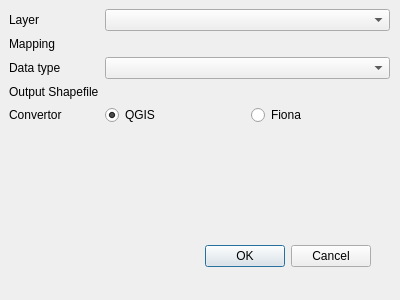
<?xml version="1.0" encoding="UTF-8"?>
<ui version="4.0">
 <class>FiberPlanITConvertDialogBase</class>
 <widget class="QDialog" name="FiberPlanITConvertDialogBase">
  <property name="geometry">
   <rect>
    <x>0</x>
    <y>0</y>
    <width>400</width>
    <height>300</height>
   </rect>
  </property>
  <property name="windowTitle">
   <string>fiberplanitconvert</string>
  </property>
  <widget class="QDialogButtonBox" name="button_box">
   <property name="geometry">
    <rect>
     <x>30</x>
     <y>240</y>
     <width>341</width>
     <height>32</height>
    </rect>
   </property>
   <property name="orientation">
    <enum>Qt::Horizontal</enum>
   </property>
   <property name="standardButtons">
    <set>QDialogButtonBox::Cancel|QDialogButtonBox::Ok</set>
   </property>
  </widget>
  <widget class="QWidget" name="formLayoutWidget">
   <property name="geometry">
    <rect>
     <x>9</x>
     <y>9</y>
     <width>381</width>
     <height>221</height>
    </rect>
   </property>
   <layout class="QFormLayout" name="formLayout">
    <item row="0" column="0">
     <widget class="QLabel" name="label">
      <property name="text">
       <string>Layer</string>
      </property>
     </widget>
    </item>
    <item row="0" column="1">
     <widget class="QgsMapLayerComboBox" name="dlg_layers"/>
    </item>
    <item row="1" column="0">
     <widget class="QLabel" name="label_2">
      <property name="text">
       <string>Mapping</string>
      </property>
     </widget>
    </item>
    <item row="1" column="1">
     <widget class="QgsFileWidget" name="mapping">
      <property name="locale">
       <locale language="English" country="UnitedStates"/>
      </property>
      <property name="useLink">
       <bool>false</bool>
      </property>
      <property name="fullUrl">
       <bool>false</bool>
      </property>
      <property name="dialogTitle">
       <string/>
      </property>
     </widget>
    </item>
    <item row="2" column="0">
     <widget class="QLabel" name="label_4">
      <property name="text">
       <string>Data type</string>
      </property>
     </widget>
    </item>
    <item row="2" column="1">
     <widget class="QComboBox" name="data_type"/>
    </item>
    <item row="3" column="0">
     <widget class="QLabel" name="label_3">
      <property name="text">
       <string>Output Shapefile</string>
      </property>
     </widget>
    </item>
    <item row="3" column="1">
     <widget class="QgsFileWidget" name="file_output"/>
    </item>
    <item row="4" column="0">
     <widget class="QLabel" name="label_5">
      <property name="text">
       <string>Convertor</string>
      </property>
     </widget>
    </item>
    <item row="4" column="1">
     <layout class="QHBoxLayout" name="horizontalLayout">
      <item>
       <widget class="QRadioButton" name="qgis">
        <property name="enabled">
         <bool>true</bool>
        </property>
        <property name="text">
         <string>QGIS</string>
        </property>
        <property name="checked">
         <bool>true</bool>
        </property>
        <attribute name="buttonGroup">
         <string notr="true">tool_group</string>
        </attribute>
       </widget>
      </item>
      <item>
       <widget class="QRadioButton" name="fiona">
        <property name="text">
         <string>Fiona</string>
        </property>
        <attribute name="buttonGroup">
         <string notr="true">tool_group</string>
        </attribute>
       </widget>
      </item>
     </layout>
    </item>
   </layout>
  </widget>
 </widget>
 <customwidgets>
  <customwidget>
   <class>QgsFileWidget</class>
   <extends>QWidget</extends>
   <header>qgsfilewidget.h</header>
  </customwidget>
  <customwidget>
   <class>QgsMapLayerComboBox</class>
   <extends>QComboBox</extends>
   <header>qgsmaplayercombobox.h</header>
  </customwidget>
 </customwidgets>
 <resources/>
 <connections>
  <connection>
   <sender>button_box</sender>
   <signal>accepted()</signal>
   <receiver>FiberPlanITConvertDialogBase</receiver>
   <slot>accept()</slot>
   <hints>
    <hint type="sourcelabel">
     <x>20</x>
     <y>20</y>
    </hint>
    <hint type="destinationlabel">
     <x>20</x>
     <y>20</y>
    </hint>
   </hints>
  </connection>
  <connection>
   <sender>button_box</sender>
   <signal>rejected()</signal>
   <receiver>FiberPlanITConvertDialogBase</receiver>
   <slot>reject()</slot>
   <hints>
    <hint type="sourcelabel">
     <x>20</x>
     <y>20</y>
    </hint>
    <hint type="destinationlabel">
     <x>20</x>
     <y>20</y>
    </hint>
   </hints>
  </connection>
 </connections>
 <buttongroups>
  <buttongroup name="tool_group"/>
 </buttongroups>
</ui>
